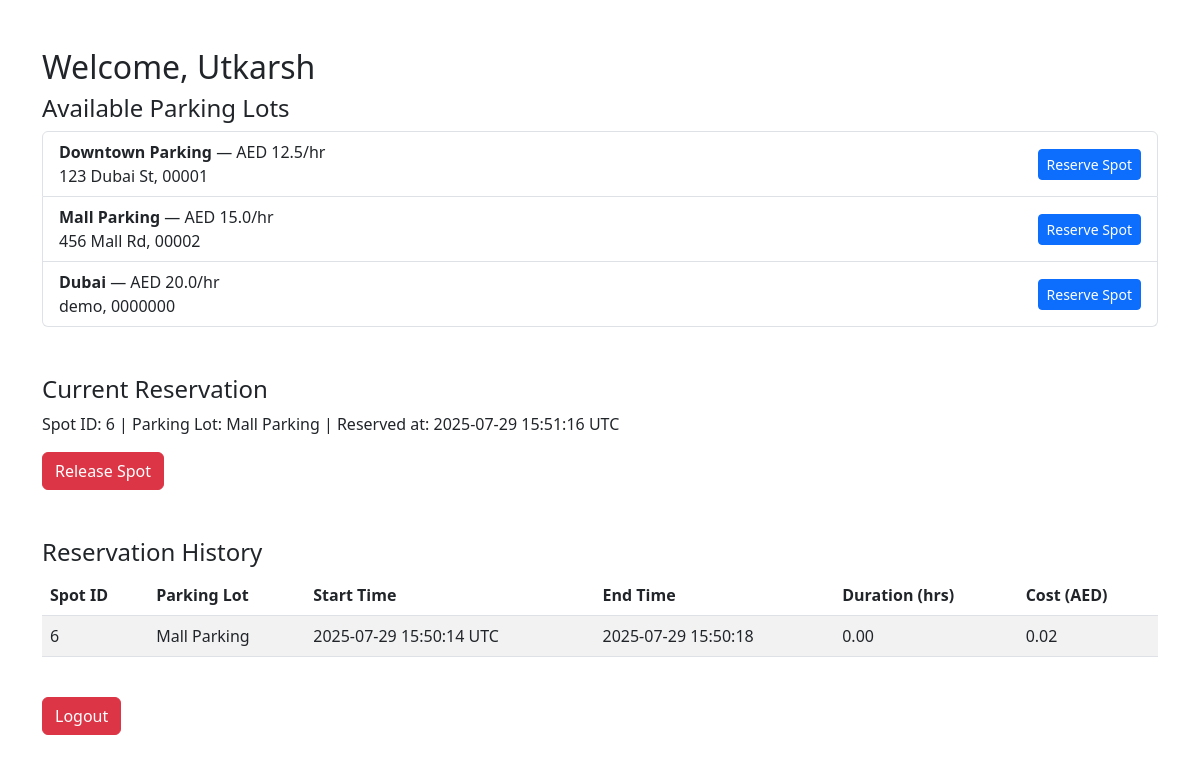
The app's page /user/dashboard (signed in) with its own data.
### models/user.py (models this page shows)
class User(Base):
    __tablename__ = 'users'
    id = Column(Integer, primary_key=True)
    name = Column(String, nullable=False)
    email = Column(String, unique=True, nullable=False)
    password = Column(String, nullable=False)
    spot_id = Column(Integer, ForeignKey('parking_spots.id'), nullable=True)
    spot = relationship("ParkingSpot", back_populates="user", uselist=False)
    reservations = relationship("Reservation", back_populates="user")

### models/parking_lot.py (models this page shows)
class ParkingLot(Base):
    __tablename__ = 'parking_lots'
    id = Column(Integer, primary_key=True)
    prime_location_name = Column(String, nullable=False)
    price = Column(Float, nullable=False)
    address = Column(String, nullable=False)
    pin_code = Column(String, nullable=False)
    maximum_number_of_spots = Column(Integer, nullable=False)
    spots = relationship("ParkingSpot", back_populates="lot", cascade="all, delete-orphan")

### models/parking_spot.py (models this page shows)
class ParkingSpot(Base):
    __tablename__ = 'parking_spots'
    id = Column(Integer, primary_key=True)
    lot_id = Column(Integer, ForeignKey('parking_lots.id'))
    status = Column(Enum(SpotStatus), default=SpotStatus.AVAILABLE)
    user = relationship("User", back_populates="spot", uselist=False)
    lot = relationship("ParkingLot", back_populates="spots")
    reservations = relationship("Reservation", back_populates="spot")

### models/reservation.py (models this page shows)
class Reservation(Base):
    __tablename__ = 'reservations'
    id = Column(Integer, primary_key=True)
    user_id = Column(Integer, ForeignKey('users.id'))
    spot_id = Column(Integer, ForeignKey('parking_spots.id'))
    parking_timestamp = Column(DateTime, default=datetime.utcnow)
    leaving_timestamp = Column(DateTime)
    parking_cost = Column(Float)
    user = relationship("User", back_populates="reservations")
    spot = relationship("ParkingSpot", back_populates="reservations")

### controllers/user_controller.py (the view)
@user_bp.route('/user/dashboard')
def user_dashboard():
    if session.get('user_type') != 'user':
        return redirect(url_for('auth.login'))
    db = SessionLocal()
    user_id = session.get('user_id')
    user = db.query(User).get(user_id)
    lots = db.query(ParkingLot).all()
    current_reservation = db.query(Reservation).options(
        joinedload(Reservation.spot).joinedload(ParkingSpot.lot)
    ).filter(
        Reservation.user_id == user_id,
        Reservation.leaving_timestamp == None
    ).first()
    history = db.query(Reservation).options(
        joinedload(Reservation.spot).joinedload(ParkingSpot.lot)
    ).filter(
        Reservation.user_id == user_id,
        Reservation.leaving_timestamp != None
    ).order_by(Reservation.parking_timestamp.desc()).all()
    db.close()
    return render_template('user_dashboard.html', user=user, lots=lots, reservation=current_reservation, history=history)

### templates/user_dashboard.html (shortened to what this page needs)
<!DOCTYPE html>
<html lang="en">
<head>
  <link href="https://cdn.jsdelivr.net/npm/bootstrap@5.3.0/dist/css/bootstrap.min.css" rel="stylesheet" />
</head>
<body>
<div class="container mt-5">
  <h2>Welcome, {{ user.name }}</h2>
  <section>
    <h4>Available Parking Lots</h4>
    {% if lots %}
      <form method="post" action="{{ url_for('user.reserve_spot', lot_id=0) }}" id="reserveForm">
        <div class="list-group">
          {% for lot in lots %}
            <div class="list-group-item d-flex justify-content-between align-items-center">
              <div>
                <strong>{{ lot.prime_location_name }}</strong> — AED {{ lot.price }}/hr<br/>
                {{ lot.address }}, {{ lot.pin_code }}
              </div>
              <form method="post" action="{{ url_for('user.reserve_spot', lot_id=lot.id) }}">
                <button type="submit" class="btn btn-sm btn-primary">Reserve Spot</button>
              </form>
            </div>
          {% endfor %}
        </div>
      </form>
    {% else %}
      <p>No parking lots available.</p>
    {% endif %}
  </section>
  <section class="mt-5">
    <h4>Current Reservation</h4>
    {% if reservation %}
      <p>
        Spot ID: {{ reservation.spot.id }} |
        Parking Lot: {{ reservation.spot.lot.prime_location_name }} |
        Reserved at: {{ reservation.parking_timestamp.strftime('%Y-%m-%d %H:%M:%S') }} UTC
      </p>
      <form method="post" action="{{ url_for('user.release_spot') }}">
        <button type="submit" class="btn btn-danger">Release Spot</button>
      </form>
    {% else %}
      <p>You have no active reservation.</p>
    {% endif %}
  </section>
  <section class="mt-5">
    <h4>Reservation History</h4>
    {% if history %}
      <table class="table table-striped">
        <thead>
          <tr>
            <th>Spot ID</th>
            <th>Parking Lot</th>
            <th>Start Time</th>
            <th>End Time</th>
            <th>Duration (hrs)</th>
            <th>Cost (AED)</th>
          </tr>
        </thead>
        <tbody>
          {% for res in history %}
          <tr>
            <td>{{ res.spot.id }}</td>
            <td>{{ res.spot.lot.prime_location_name }}</td>
            <td>{{ res.parking_timestamp.strftime('%Y-%m-%d %H:%M:%S') }} UTC</td>
            <td>{{ res.leaving_timestamp.strftime('%Y-%m-%d %H:%M:%S') if res.leaving_timestamp else 'Ongoing' }}</td>
            <td>
              {% if res.leaving_timestamp %}
                {% set dur = res.leaving_timestamp - res.parking_timestamp %}
                {{ "%.2f"|format(dur.total_seconds() / 3600) }}
              {% else %}
                -
              {% endif %}
            </td>
            <td>{{ res.parking_cost if res.parking_cost else '-' }}</td>
          </tr>
          {% endfor %}
        </tbody>
      </table>
    {% else %}
      <p>No past reservations.</p>
    {% endif %}
  </section>
  <a href="{{ url_for('auth.logout') }}" class="btn btn-danger mt-4">Logout</a>
</div>
</body>
</html>

### records on screen
User: name "Utkarsh"
ParkingLot: prime_location_name "Downtown Parking", price "12.5", address "123 Dubai St", pin_code "00001"
ParkingLot: prime_location_name "Mall Parking", price "15.0", address "456 Mall Rd", pin_code "00002", spot.lot.prime_location_name "Mall Parking"
ParkingLot: prime_location_name "Dubai", price "20.0", address "demo", pin_code "0000000"
ParkingSpot: spot.id "6"
Reservation: parking_timestamp "2025-07-29 15:51:16"
Reservation: spot.id "6", spot.lot.prime_location_name "Mall Parking", parking_timestamp "2025-07-29 15:50:14", leaving_timestamp "2025-07-29 15:50:18", dur "0.00", parking_cost "0.02"
